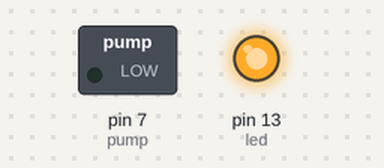
The sketch below on a simulated Arduino Uno, built with avr-gcc and run on an emulated ATmega328P. Shown: switched loads named in the sketch (green lamp = pin HIGH), output pins drawn as LEDs (lit = HIGH).

Above: at 0.1 s.
Timing chart, 0 to 1.6 s (numbered marks = the images above):
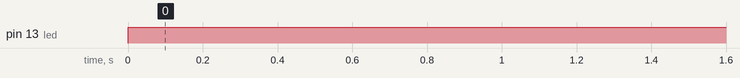

The sketch:

home_pump.ino
```cpp
int state = LOW;
// LOW is ON, HIGHT is OFF
// + connect to 5V Vout , - connect to pump pin (7)
unsigned long preDay = 0;
unsigned long preMinute = 0;

const long oneDay = 86400000; // 1 day = 86400,000 s
const long tenMinutes = 600000; // 10p = 600,000s

const int led = LED_BUILTIN;
const int pump = 7;

void setup() {
  pinMode(led, OUTPUT);
  pinMode(7, OUTPUT);
//  Serial.begin(9600);
}

void loop() {
  // TURN ON PUMP IN EVERY 24H
  unsigned long curTime = millis();
  if (curTime - preDay >= oneDay) {
    preDay = curTime;
    preMinute = curTime;
    state = LOW;
//    Serial.print(curTime - preDay);
//    Serial.println("   ON");
  }
  // TURN OFF IF PUMP IS ON AND AFTER 10'
  if ((state == LOW) && (curTime - preMinute >= tenMinutes)) {
    state = HIGH;
//    Serial.print(curTime - preMinute);
//    Serial.println("  OFF");
    preMinute = 0;
  }
  digitalWrite(led, !state);
  digitalWrite(pump, state);
}
```

Measured:
- by itself, pin 13 (led): LOW → HIGH at 0.00 s
